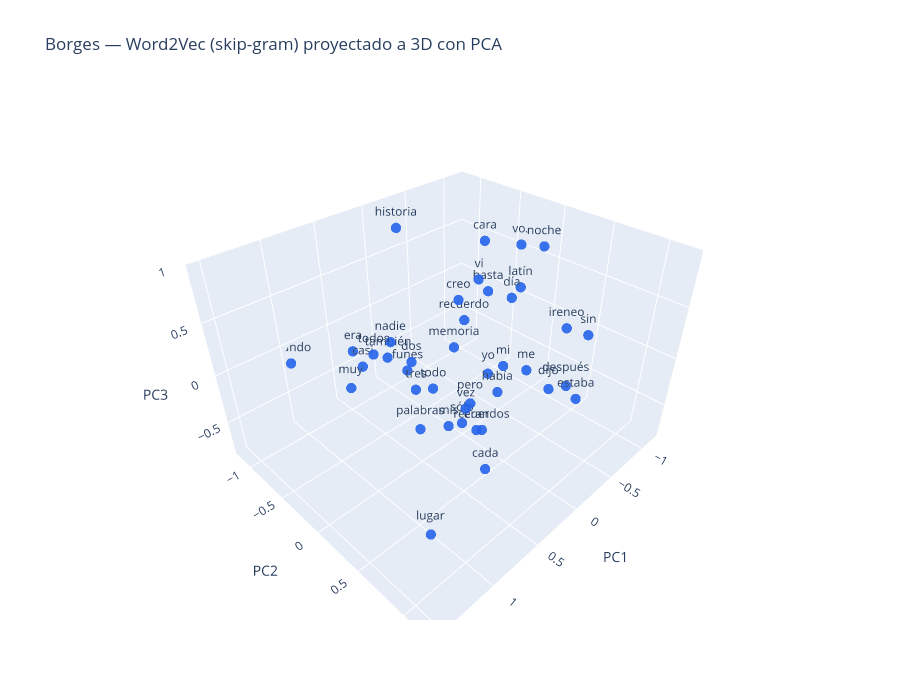

Notebook cell for this chart:
### Markdown cell above
## Visualizar el cuento en 3D con PCA

Los vectores tienen 50 dimensiones. PCA los comprime a 3 para ver vecindades.

Elegimos palabras frecuentes del cuento (sin stopwords) para que el gráfico sea legible.

### Code cell
palabras_plot = [w for w, c in freq_borges.most_common(80) if w not in STOP and w in modelo_borges.wv][:40]
vectores = np.array([modelo_borges.wv[w] for w in palabras_plot])
coords = PCA(n_components=3, random_state=42).fit_transform(vectores)

fig = go.Figure()
fig.add_trace(go.Scatter3d(
    x=coords[:, 0], y=coords[:, 1], z=coords[:, 2],
    mode="markers+text",
    text=palabras_plot,
    textposition="top center",
    marker=dict(size=6, color="#2563EB", opacity=0.9),
    name="Funes",
))
fig.update_layout(
    title="Borges — Word2Vec (skip-gram) proyectado a 3D con PCA",
    scene=dict(xaxis_title="PC1", yaxis_title="PC2", zaxis_title="PC3"),
    width=900, height=700,
)
fig.show()

### Figure 1 — Plotly figure (JSON) as saved in the notebook; plotly's stock layout.template omitted (floating-point values rounded to 4 significant figures)
{"data": [{"marker": {"color": "#2563EB", "opacity": 0.9, "size": 6}, "mode": "markers+text", "name": "Funes", "text": ["me", "había", "funes", "era", "mi", "cada", "sin", "ireneo", "recuerdo", "yo", "todos", "voz", "dijo", "día", "tres", "vez", "noche", "muy", "dos", "casi", "todo", "vi", "pero", "también", "latín", "mis", "memoria", "mundo", "cara", "palabras", "después", "lugar", "historia", "eran", "estaba", "recuerdos", "sólo", "nadie", "hasta", "creo"], "textposition": "top center", "type": "scatter3d", "x": [-0.8342, 0.05678, 0.3317, 0.3578, -0.4625, 0.7745, -0.8274, -0.9231, -0.06903, -0.338, 0.6549, -1.17, -1.04, -0.3939, 1.068, 0.3623, -1.038, 0.6139, 0.7241, 0.4107, -0.2299, -0.1517, 0.3373, 0.1144, -0.7284, 0.2674, -0.0583, 0.9641, -0.2975, 0.8751, -0.896, 1.523, -0.08343, 0.2099, -0.8419, 0.2766, 0.4194, 0.4785, -0.4401, 0.002343], "y": [0.04489, 0.4342, -0.3498, -1.096, 0.05697, 0.956, 0.662, 0.3807, -0.06594, -0.01518, -0.3772, -0.3856, 0.1841, 0.16, 0.5973, 0.3745, -0.02694, -0.8083, 0.1657, -0.8849, -0.6319, 0.006378, 0.3982, -0.8866, -0.01504, 0.08784, -0.1728, -1.172, -0.07045, 0.4087, 0.4686, 1.201, -0.8996, 0.3575, 0.6228, 0.4757, 0.3908, -0.3703, -0.1396, -0.06572], "z": [-0.5361, -0.09261, -0.1403, -0.2896, -0.2897, -0.0808, 0.1536, 0.05387, 0.3163, -0.3501, 0.1727, 0.5286, -0.8025, 0.4871, 0.5794, -0.1207, 0.6714, -0.4278, 0.4058, -0.3322, -0.801, 0.6904, -0.06967, -0.379, 0.389, -0.5401, -0.001674, -0.1617, 0.9493, 0.006223, -0.53, 0.09002, 0.8704, -0.4527, -0.5668, -0.3346, -0.2262, 0.2117, 0.4136, 0.5362]}], "layout": {"height": 700, "scene": {"xaxis": {"title": {"text": "PC1"}}, "yaxis": {"title": {"text": "PC2"}}, "zaxis": {"title": {"text": "PC3"}}}, "title": {"text": "Borges — Word2Vec (skip-gram) proyectado a 3D con PCA"}, "width": 900}}
